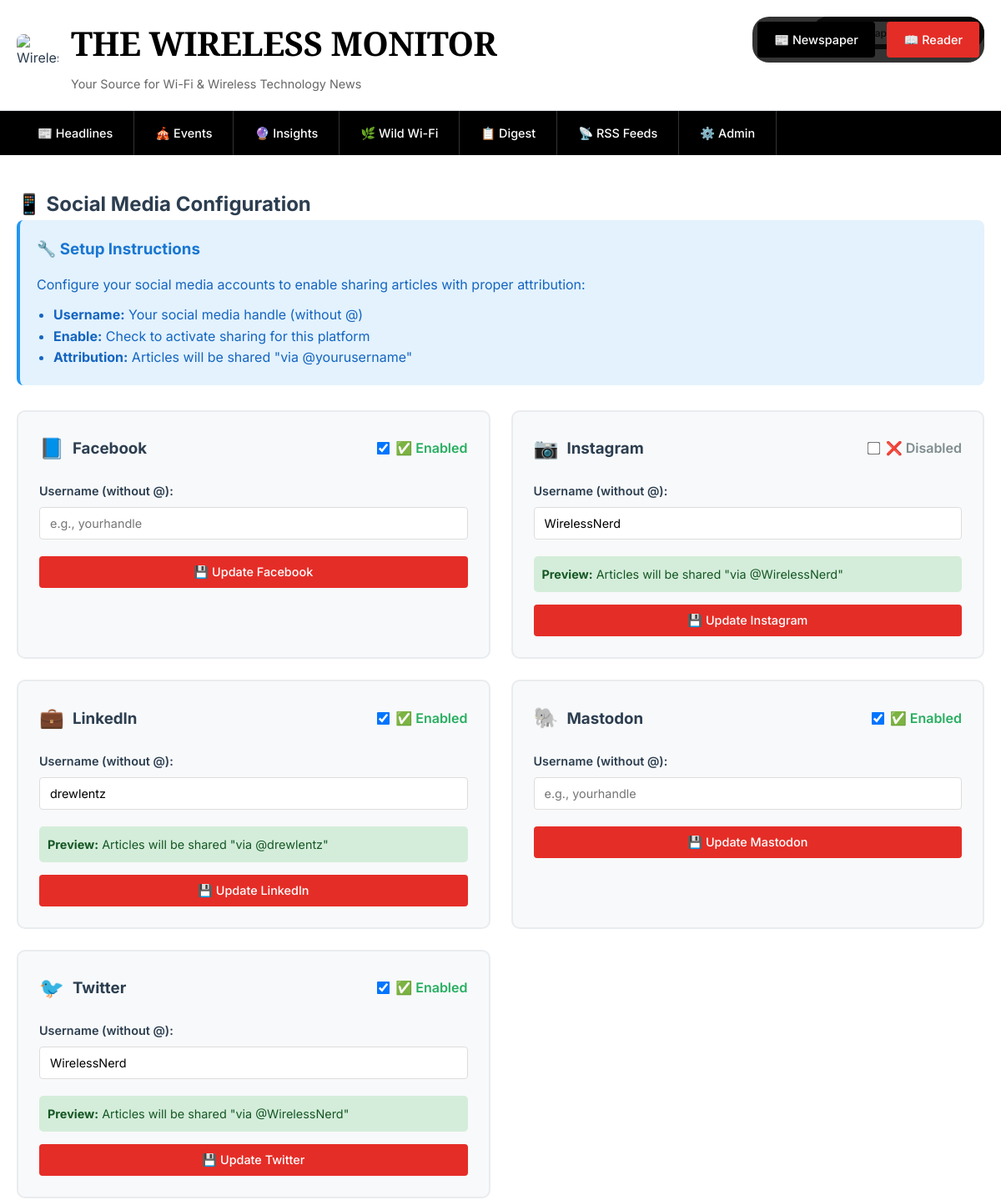
The app's page /social_config (upper part), older data.
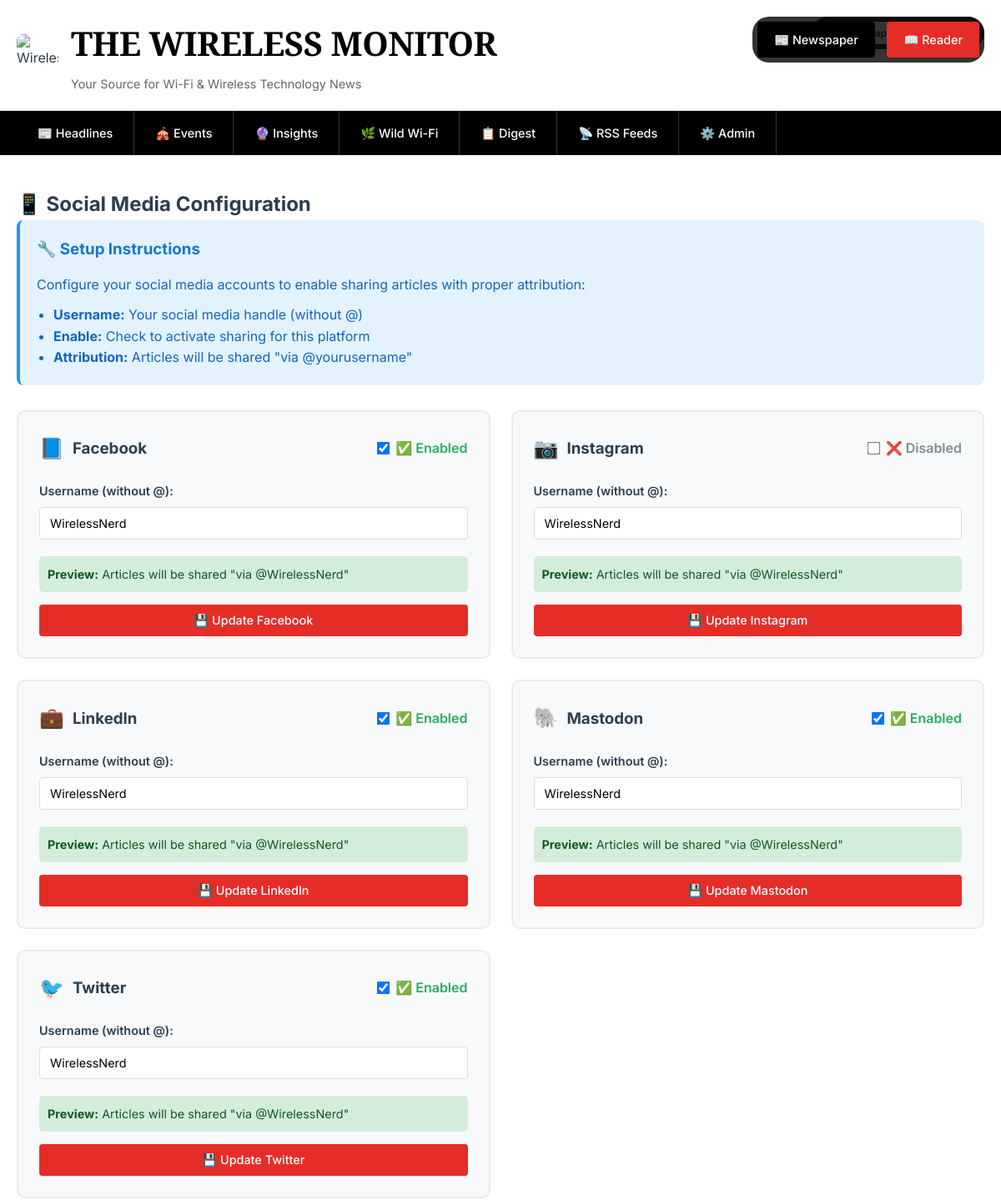
The same page, newer data.
### tables this page shows
CREATE TABLE social_config (
                id INTEGER PRIMARY KEY AUTOINCREMENT,
                platform TEXT NOT NULL UNIQUE,
                username TEXT,
                enabled INTEGER DEFAULT 0,
                api_key TEXT,
                api_secret TEXT,
                access_token TEXT,
                created_at TIMESTAMP DEFAULT CURRENT_TIMESTAMP
            );

### main.py (the view)
        @self.app.route('/social_config')
        def social_config_page():
            view_mode = request.args.get('view', 'newspaper')
            conn = self.get_db_connection()
            platforms = conn.execute('SELECT * FROM social_config ORDER BY platform').fetchall()
            conn.close()
            return render_template('social_config.html', platforms=platforms, view_mode=view_mode)

### main.py (called while the page is built)
    def get_db_connection(self):
        conn = sqlite3.connect(self.db_path, timeout=30.0)
        conn.row_factory = sqlite3.Row
        conn.execute('PRAGMA journal_mode=WAL')
        conn.execute('PRAGMA synchronous=NORMAL')
        conn.execute('PRAGMA cache_size=10000')
        conn.execute('PRAGMA temp_store=memory')
        return conn

### templates/social_config.html (shortened to what this page needs)
{% extends "base.html" %}
{% block content %}
<h2>📱 Social Media Configuration</h2>
<div style="background: #e3f2fd; padding: 20px; border-radius: 8px; margin-bottom: 30px; border-left: 4px solid #2196f3;">
    <h3 style="margin-bottom: 15px; color: #1976d2;">🔧 Setup Instructions</h3>
    <p style="margin-bottom: 10px; color: #1565c0;">Configure your social media accounts to enable sharing articles with proper attribution:</p>
    <ul style="color: #1565c0; margin-left: 20px;">
        <li><strong>Username:</strong> Your social media handle (without @)</li>
        <li><strong>Enable:</strong> Check to activate sharing for this platform</li>
        <li><strong>Attribution:</strong> Articles will be shared "via @yourusername"</li>
    </ul>
</div>
<div style="display: grid; grid-template-columns: repeat(auto-fit, minmax(400px, 1fr)); gap: 25px;">
    {% for platform in platforms %}
    <div style="background: #f8f9fa; padding: 25px; border-radius: 10px; border: 2px solid #e9ecef;">
        <form method="POST" action="{{ url_for('update_social_config', view=view_mode) }}">
            <div style="display: flex; align-items: center; margin-bottom: 20px;">
                {% if platform.platform == 'Twitter' %}
                    <span style="font-size: 1.5rem; margin-right: 10px;">🐦</span>
                {% elif platform.platform == 'LinkedIn' %}
                    <span style="font-size: 1.5rem; margin-right: 10px;">💼</span>
                {% elif platform.platform == 'Facebook' %}
                    <span style="font-size: 1.5rem; margin-right: 10px;">📘</span>
                {% elif platform.platform == 'Mastodon' %}
                    <span style="font-size: 1.5rem; margin-right: 10px;">🐘</span>
                {% elif platform.platform == 'Instagram' %}
                    <span style="font-size: 1.5rem; margin-right: 10px;">📷</span>
                {% else %}
                    <span style="font-size: 1.5rem; margin-right: 10px;">📱</span>
                {% endif %}
                <h3 style="margin: 0; color: #2c3e50;">{{ platform.platform }}</h3>
                <div style="margin-left: auto;">
                    <label style="display: flex; align-items: center; cursor: pointer;">
                        <input type="checkbox" name="enabled" {% if platform.enabled %}checked{% endif %}
                               style="margin-right: 8px; transform: scale(1.2);">
                        <span style="font-weight: 600; color: {% if platform.enabled %}#27ae60{% else %}#7f8c8d{% endif %};">
                            {% if platform.enabled %}✅ Enabled{% else %}❌ Disabled{% endif %}
                        </span>
                    </label>
                </div>
            </div>
            <div class="form-group">
                <label for="username_{{ platform.platform }}">Username (without @):</label>
                <input type="text"
                       id="username_{{ platform.platform }}"
                       name="username"
                       value="{{ platform.username or '' }}"
                       placeholder="e.g., yourhandle"
                       style="width: 100%;">
            </div>
            {% if platform.username %}
            <div style="background: #d4edda; padding: 10px; border-radius: 5px; margin-bottom: 15px; font-size: 0.9rem; color: #155724;">
                <strong>Preview:</strong> Articles will be shared "via @{{ platform.username }}"
            </div>
            {% endif %}
            <button type="submit" class="btn" style="width: 100%;">
                💾 Update {{ platform.platform }}
            </button>
        </form>
    </div>
    {% endfor %}
</div>
{% endblock %}

Row changes from the older to the newer data that the page shows:
changed social_config "Facebook": username (not shown) → "WirelessNerd"
changed social_config "LinkedIn": username "drewlentz" → "WirelessNerd"
changed social_config "Mastodon": username (not shown) → "WirelessNerd"
